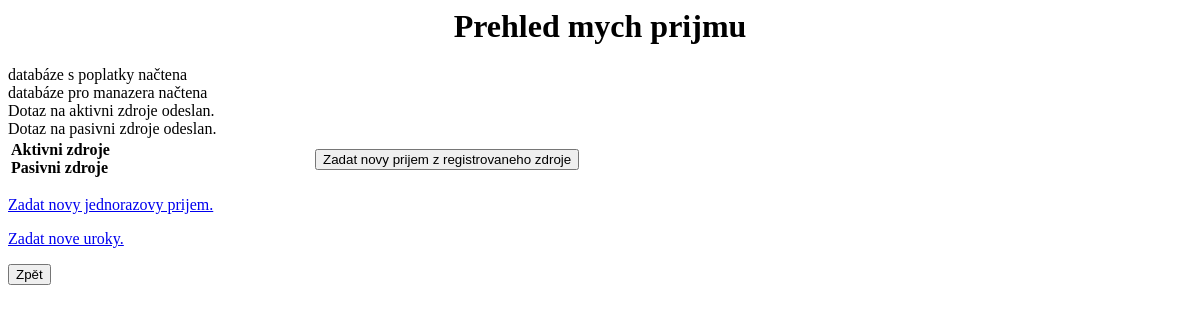
/manazer/fin_prijem.php, run on an earlier commit of the app's database.
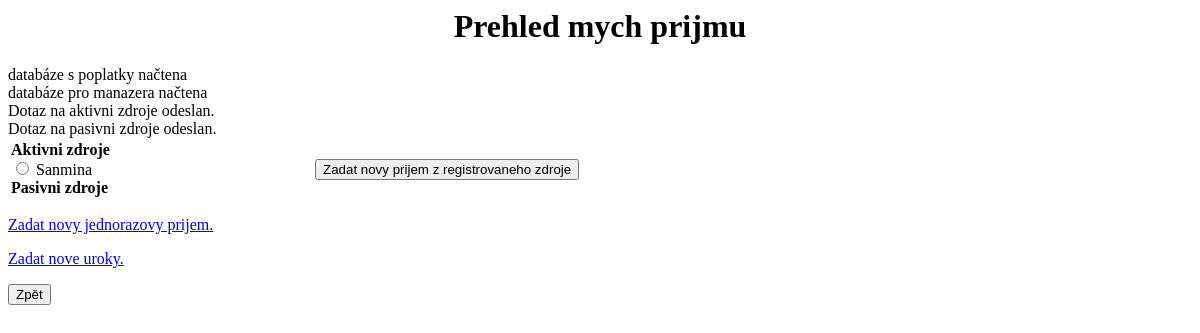
And on a later commit of the database.
### tables this page shows
CREATE TABLE `zdroje` (
  `idzdroje` int(11) NOT NULL AUTO_INCREMENT,
  `Nazev` varchar(55) NOT NULL,
  `Den_vyplaty` int(11) NOT NULL,
  `Mena` char(3) NOT NULL,
  `Typ` varchar(45) NOT NULL,
  `Ucet` int(11) NOT NULL,
  `Mzda` int(11) DEFAULT NULL,
  `Preferovany` tinyint(4) DEFAULT NULL,
  `Pas_platce` varchar(45) DEFAULT NULL,
  `Pas_varianta` varchar(20) DEFAULT NULL,
  PRIMARY KEY (`idzdroje`),
  UNIQUE KEY `idzdroje_UNIQUE` (`idzdroje`),
  UNIQUE KEY `Nazev_UNIQUE` (`Nazev`)
);

### manazer/fin_prijem.php (the view, shortened to what this page needs)
<HTML>
  <HEAD>
  </HEAD>
<BODY>
<CENTER><H1>Prehled mych prijmu</H1></CENTER>
<FORM action='fin_novy_prijem.php' method='POST'>
<?php
include "pripojeni_sql_man.php";
$sql_aktiv_zdroje = "SELECT * FROM zdroje WHERE typ='aktivni'";
$aktiv_zdroje = mysql_query($sql_aktiv_zdroje, $id_spojeni);
echo 'Dotaz na aktivni zdroje odeslan.<br>';
echo 'Dotaz na pasivni zdroje odeslan.<br>';
?>
<TABLE>
<TR><TD width=300>
<?php
echo '<B>Aktivni zdroje</B><BR>';
while($radek_aktiv_zdroje = mysql_fetch_row($aktiv_zdroje))
{
  echo "<INPUT type='radio' name='nazev' value='$radek_aktiv_zdroje[0]'";
  if($radek_aktiv_zdroje[9] == 1){echo 'checked';}
  echo "> $radek_aktiv_zdroje[1]<BR>";
}
echo '<B>Pasivni zdroje</B><BR>';
?>
</TD>
<TD valign='center'>
<INPUT type='submit' name='next-zadani' value='Zadat novy prijem z registrovaneho zdroje'>
</TD></TR>
</TABLE>
</FORM>
<P>
<A HREF="fin_novy_prijem2.php">Zadat novy jednorazovy prijem.</A>
<P>
<A HREF="fin_novy_prijem3.php">Zadat nove uroky.</A>
<P>
<INPUT type=button onclick="history.back()" value="Zpět">
</BODY>
</HTML>

What changed in the data, as far as the page shows it:
added zdroje: Nazev "Sanmina"
